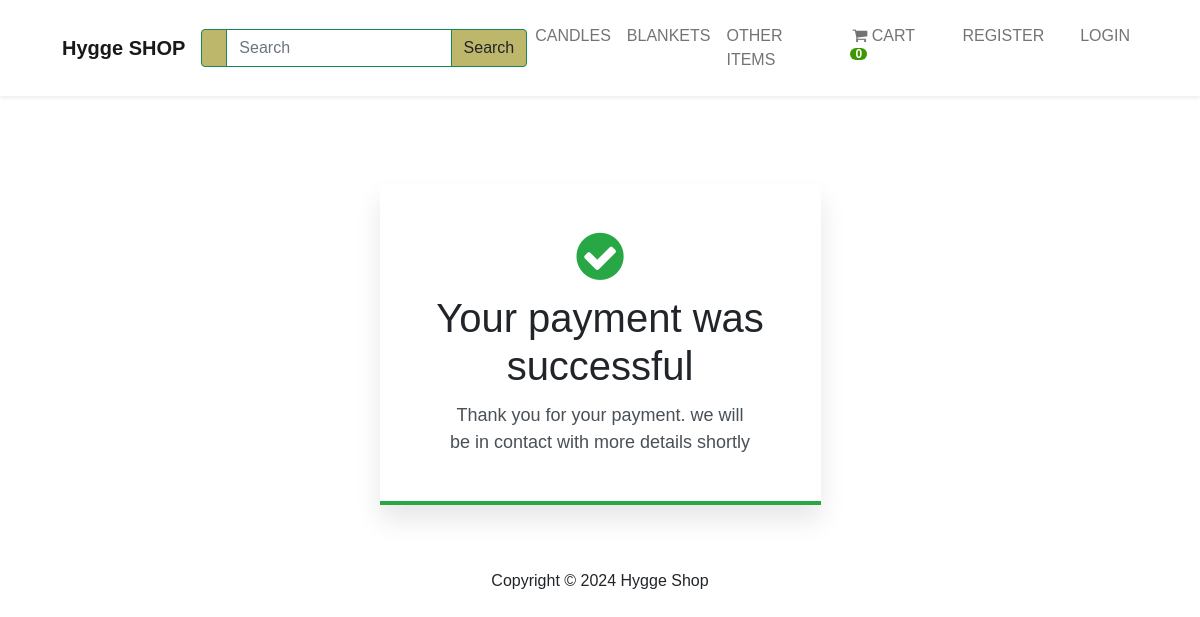
/payment/payment_success/, run on the app's committed database.
### shop/models.py (models this page shows, shortened)
class Category(models.Model):
    name = models.CharField("Категория", max_length=250, db_index=True)
    parent = models.ForeignKey('self', on_delete=models.CASCADE, related_name='children', blank=True, null=True
                               )
    slug = models.SlugField('URL', max_length=250,
                            unique=True, null=False, editable=True)
    created_at = models.DateTimeField('Дата создания', auto_now_add=True)
    class Meta:
        unique_together = (['slug', 'parent'])
        verbose_name = 'Категория'
        verbose_name_plural = 'Категории'
    def get_absolute_url(self):
        return reverse("shop:category_list", args=[str(self.slug)])

### payment/views.py (the view)
# urls.py: path('payment_success/', views.payment_success, name='payment_success'),
def payment_success(request):
    for key in list(request.session.keys()):
        if key == 'session_key':
            del request.session[key]
    return render(request, 'payment/payment_success.html')

### cart/cart.py (called while the page is built)
    def __len__(self):
        return sum(item['quantity'] for item in self.cart.values())

### cart/context_processors.py (called while the page is built)
def cart(request):
    return {'cart': Cart(request)}

### shop/context_processors.py (called while the page is built)
def categories(request):
    categories = Category.objects.filter(parent=None)
    return {'categories': categories}

### payment/templates/payment/payment_success.html
{% extends "base.html" %}
{% load static %}
{% block head %}
<link rel="stylesheet" href="{% static 'payment/css/payment-success-fail.css' %}">
{% endblock head %}
{% block content %}
<div class="container">
    <div class="row justify-content-center mt-5">
        <div class="col-md-5 ">
            <div class="message-box _success">
                <i class="fa fa-check-circle" aria-hidden="true"></i>
                <h2> Your payment was successful </h2>
                <p> Thank you for your payment. we will <br>
                    be in contact with more details shortly </p>
            </div>
        </div>
    </div>
{% endblock content %}

### shop/templates/shop/_partials/_navbar.html (shortened to what this page needs)
<nav class="navbar navbar-expand-lg bg-white sticky-top navbar-light p-3 shadow-sm ">
    <div class="container">
        <a class="navbar-brand" href="{% url 'shop:products' %}">
            <strong>Hygge SHOP</strong></a>
        <div class="collapse navbar-collapse" id="navbarNavDropdown">
        <div class="collapse navbar-collapse" id="navbarNavDropdown">
            <form action="{% url 'shop:search_products' %}" method="get">
            <div class="ms-auto d-none d-lg-block">
                <div class="input-group">
                    <span class="border-success input-group-text text-white search-button"></span>
                    <input type="text" name="q" placeholder="Search" class="form-control border-success" style="color: #7a7a7a" />
                    <button class="btn btn-success text-dark search-button">Search</button>
                </div>
            </div>
        </form>
            </div>
            <ul class="navbar-nav ms-auto">
                {% for i in categories %}
                {% if not i.children.all %}
                <li class="nav-item">
                    <a class="nav-link" href="{{i.get_absolute_url}}">{{i.name|upper }}</a>
                </li>
                {% endif %} {% endfor %}
            </ul>
            <ul class="navbar-nav ms-auto">
                <li class="nav-item">
                    <a class="nav-link mx-2 text-uppercase" href="{% url 'cart:cart_view' %}"> <i
                            class="fa fa-shopping-cart" aria-hidden="true"> </i> Cart
                        <span id="lblCartCount" class="badge badge-warning ">
                            {% with cart_qty=cart|length%}
                            {% if cart_qty > 0 %}
                            {{cart_qty}}
                            {% else %}
                            0
                            {% endif %}
                            {% endwith %}
                        </span>
                    </a>
                </li>
                {% if request.user.is_authenticated %}
                <li class="nav-item">
                    <a class="nav-link mx-2 text-uppercase" href="{% url 'account:dashboard' %}"><i
                            class="fa-solid fa-circle-user me-1"></i>@{{ user.username }} Account</a>
                </li>
                <li class="nav-item">
                    <a class="nav-link mx-2 text-uppercase" href="{% url 'account:logout' %}"><i
                            class="fa-solid fa-circle-user me-1"></i> Logout</a>
                </li>
                {% else %}
                <li class="nav-item">
                    <a class="nav-link mx-2 text-uppercase" href="{% url 'account:registration' %}"> Register</a>
                </li>
                <li class="nav-item">
                    <a class="nav-link mx-2 text-uppercase" href="{% url 'account:login' %}"> Login</a>
                </li>
                {% endif %}
            </ul>
        </div>
    </div>
</nav>

### shop/static/shop/css/base.css (style rules this page uses)
body { font-family: 'Montserrat', sans-serif; }
.badge { padding-left: 9px; padding-right: 9px; -webkit-border-radius: 9px; -moz-border-radius: 9px; border-radius: 9px; }
#lblCartCount { font-size: 12px; background: #3c9700; color: #fff; padding: 0 5px; vertical-align: top; margin-left: -2px; }
a { font-size: 14px; font-weight: 700; }
.form-control { outline: none !important; box-shadow: none !important; }
.search-button { background-color: #BDB76B; }

### payment/static/payment/css/payment-success-fail.css (style rules this page uses)
._success { box-shadow: 0 15px 25px #00000019; padding: 45px; width: 100%; text-align: center; margin: 40px auto; border-bottom: solid 4px #28a745; }
._success i { font-size: 55px; color: #28a745; }
._success h2 { margin-bottom: 12px; font-size: 40px; font-weight: 500; line-height: 1.2; margin-top: 10px; }
._success p { margin-bottom: 0px; font-size: 18px; color: #495057; font-weight: 500; }

### data on the page
Category: name "CANDLES"
Category: name "BLANKETS"
Category: name "OTHER ITEMS"
